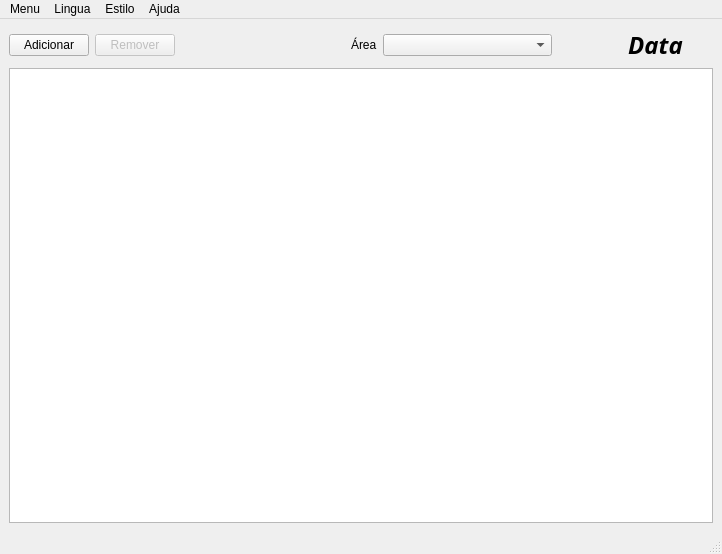
<ui version="4.0" >
 <class>MainWindow</class>
 <widget class="QMainWindow" name="MainWindow" >
  <property name="geometry" >
   <rect>
    <x>0</x>
    <y>0</y>
    <width>722</width>
    <height>554</height>
   </rect>
  </property>
  <property name="windowTitle" >
   <string>RS</string>
  </property>
  <property name="windowIcon" >
   <iconset resource="../res/rs.qrc" >:/png/buttons/16/dissociatecell.png</iconset>
  </property>
  <widget class="QWidget" name="centralwidget" >
   <layout class="QGridLayout" >
    <property name="margin" >
     <number>9</number>
    </property>
    <property name="spacing" >
     <number>6</number>
    </property>
    <item row="0" column="0" >
     <layout class="QHBoxLayout" >
      <property name="margin" >
       <number>0</number>
      </property>
      <property name="spacing" >
       <number>6</number>
      </property>
      <item>
       <widget class="QPushButton" name="pbAdicionar" >
        <property name="text" >
         <string>Adicionar</string>
        </property>
        <property name="icon" >
         <iconset resource="../res/rs.qrc" >:/png/buttons/16/edit_add.png</iconset>
        </property>
       </widget>
      </item>
      <item>
       <widget class="QPushButton" name="pbRemover" >
        <property name="enabled" >
         <bool>false</bool>
        </property>
        <property name="text" >
         <string>Remover</string>
        </property>
        <property name="icon" >
         <iconset resource="../res/rs.qrc" >:/png/buttons/16/button_cancel.png</iconset>
        </property>
       </widget>
      </item>
      <item>
       <spacer>
        <property name="orientation" >
         <enum>Qt::Horizontal</enum>
        </property>
        <property name="sizeHint" >
         <size>
          <width>40</width>
          <height>20</height>
         </size>
        </property>
       </spacer>
      </item>
      <item>
       <widget class="QLabel" name="label" >
        <property name="text" >
         <string>Área</string>
        </property>
       </widget>
      </item>
      <item>
       <widget class="QComboBox" name="cbArea" >
        <property name="sizePolicy" >
         <sizepolicy>
          <hsizetype>3</hsizetype>
          <vsizetype>0</vsizetype>
          <horstretch>0</horstretch>
          <verstretch>0</verstretch>
         </sizepolicy>
        </property>
       </widget>
      </item>
      <item>
       <spacer>
        <property name="orientation" >
         <enum>Qt::Horizontal</enum>
        </property>
        <property name="sizeType" >
         <enum>QSizePolicy::Fixed</enum>
        </property>
        <property name="sizeHint" >
         <size>
          <width>40</width>
          <height>20</height>
         </size>
        </property>
       </spacer>
      </item>
      <item>
       <widget class="QToolButton" name="btAnte" >
        <property name="text" >
         <string/>
        </property>
        <property name="icon" >
         <iconset resource="../res/rs.qrc" >:/png/buttons/16/2leftarrow.png</iconset>
        </property>
        <property name="autoRaise" >
         <bool>true</bool>
        </property>
       </widget>
      </item>
      <item>
       <widget class="QLabel" name="lbData" >
        <property name="sizePolicy" >
         <sizepolicy>
          <hsizetype>5</hsizetype>
          <vsizetype>0</vsizetype>
          <horstretch>0</horstretch>
          <verstretch>0</verstretch>
         </sizepolicy>
        </property>
        <property name="font" >
         <font>
          <family>Sans Serif</family>
          <pointsize>18</pointsize>
          <weight>75</weight>
          <italic>true</italic>
          <bold>true</bold>
          <underline>false</underline>
          <strikeout>false</strikeout>
         </font>
        </property>
        <property name="frameShadow" >
         <enum>QFrame::Plain</enum>
        </property>
        <property name="text" >
         <string>Data</string>
        </property>
        <property name="alignment" >
         <set>Qt::AlignCenter</set>
        </property>
       </widget>
      </item>
      <item>
       <widget class="QToolButton" name="btProx" >
        <property name="text" >
         <string/>
        </property>
        <property name="icon" >
         <iconset resource="../res/rs.qrc" >:/png/buttons/16/2rightarrow.png</iconset>
        </property>
        <property name="autoRaise" >
         <bool>true</bool>
        </property>
       </widget>
      </item>
     </layout>
    </item>
    <item row="1" column="0" >
     <widget class="QTableWidget" name="tbReservas" />
    </item>
   </layout>
  </widget>
  <widget class="QMenuBar" name="menubar" >
   <property name="geometry" >
    <rect>
     <x>0</x>
     <y>0</y>
     <width>722</width>
     <height>29</height>
    </rect>
   </property>
   <widget class="QMenu" name="menuEstilo" >
    <property name="title" >
     <string>Estilo</string>
    </property>
   </widget>
   <widget class="QMenu" name="menuMenu" >
    <property name="title" >
     <string>Menu</string>
    </property>
    <addaction name="actionAreas" />
    <addaction name="actionSalas" />
    <addaction name="actionUsuarios" />
    <addaction name="actionCores" />
   </widget>
   <widget class="QMenu" name="menuAjuda" >
    <property name="title" >
     <string>Ajuda</string>
    </property>
    <addaction name="actionSobreRS" />
    <addaction name="actionSobreQt" />
   </widget>
   <widget class="QMenu" name="menuLingua" >
    <property name="title" >
     <string>Lingua</string>
    </property>
    <addaction name="actionEnglish" />
    <addaction name="actionPortugu_s" />
   </widget>
   <addaction name="menuMenu" />
   <addaction name="menuLingua" />
   <addaction name="menuEstilo" />
   <addaction name="menuAjuda" />
  </widget>
  <widget class="QStatusBar" name="statusbar" />
  <action name="actionSalas" >
   <property name="icon" >
    <iconset resource="../res/rs.qrc" >:/png/buttons/16/irkick.png</iconset>
   </property>
   <property name="text" >
    <string>Salas</string>
   </property>
  </action>
  <action name="actionAdicionar" >
   <property name="icon" >
    <iconset resource="../res/rs.qrc" >:/png/buttons/16/edit_add.png</iconset>
   </property>
   <property name="text" >
    <string>Adicionar</string>
   </property>
   <property name="iconText" >
    <string>Adicionar</string>
   </property>
   <property name="toolTip" >
    <string>Adicionar</string>
   </property>
  </action>
  <action name="actionRemover" >
   <property name="enabled" >
    <bool>false</bool>
   </property>
   <property name="icon" >
    <iconset resource="../res/rs.qrc" >:/png/buttons/16/button_cancel.png</iconset>
   </property>
   <property name="text" >
    <string>Remover</string>
   </property>
  </action>
  <action name="actionAlterar" >
   <property name="icon" >
    <iconset resource="../res/rs.qrc" >:/png/buttons/16/cell_layout.png</iconset>
   </property>
   <property name="text" >
    <string>Alterar</string>
   </property>
  </action>
  <action name="actionUsuarios" >
   <property name="icon" >
    <iconset resource="../res/rs.qrc" >:/png/buttons/16/agt_family.png</iconset>
   </property>
   <property name="text" >
    <string>Usuários</string>
   </property>
   <property name="iconText" >
    <string>Usuários</string>
   </property>
   <property name="toolTip" >
    <string>Usuários</string>
   </property>
  </action>
  <action name="actionCores" >
   <property name="icon" >
    <iconset resource="../res/rs.qrc" >:/png/buttons/16/appearance.png</iconset>
   </property>
   <property name="text" >
    <string>Cores</string>
   </property>
  </action>
  <action name="actionImprimirLista" >
   <property name="icon" >
    <iconset resource="../res/rs.qrc" >:/png/buttons/16/print_printer.png</iconset>
   </property>
   <property name="text" >
    <string>Imprimir Lista</string>
   </property>
  </action>
  <action name="actionImprimirReserva" >
   <property name="icon" >
    <iconset resource="../res/rs.qrc" >:/png/buttons/16/agt_print.png</iconset>
   </property>
   <property name="text" >
    <string>Imprimir Reserva</string>
   </property>
  </action>
  <action name="actionHoje" >
   <property name="icon" >
    <iconset resource="../res/rs.qrc" >:/png/buttons/16/today.png</iconset>
   </property>
   <property name="text" >
    <string>Hoje</string>
   </property>
  </action>
  <action name="actionCopiar" >
   <property name="icon" >
    <iconset resource="../res/rs.qrc" >:/png/buttons/16/editcopy.png</iconset>
   </property>
   <property name="text" >
    <string>Copiar Lista</string>
   </property>
  </action>
  <action name="actionAreas" >
   <property name="icon" >
    <iconset resource="../res/rs.qrc" >:/png/buttons/16/edit_group.png</iconset>
   </property>
   <property name="text" >
    <string>Áreas</string>
   </property>
  </action>
  <action name="actionSobreRS" >
   <property name="icon" >
    <iconset resource="../res/rs.qrc" >:/png/buttons/16/rs.png</iconset>
   </property>
   <property name="text" >
    <string>Sobre o Reserva de Salas</string>
   </property>
  </action>
  <action name="actionSobreQt" >
   <property name="icon" >
    <iconset resource="../res/rs.qrc" >:/png/buttons/16/help.png</iconset>
   </property>
   <property name="text" >
    <string>Sobre o Qt</string>
   </property>
  </action>
  <action name="actionEnglish" >
   <property name="icon" >
    <iconset resource="../res/rs.qrc" >:/png/buttons/16/uk.png</iconset>
   </property>
   <property name="text" >
    <string>English</string>
   </property>
  </action>
  <action name="actionPortugu_s" >
   <property name="icon" >
    <iconset resource="../res/rs.qrc" >:/png/buttons/16/brasil.png</iconset>
   </property>
   <property name="text" >
    <string>Português</string>
   </property>
  </action>
 </widget>
 <resources>
  <include location="../res/rs.qrc" />
 </resources>
 <connections/>
</ui>
